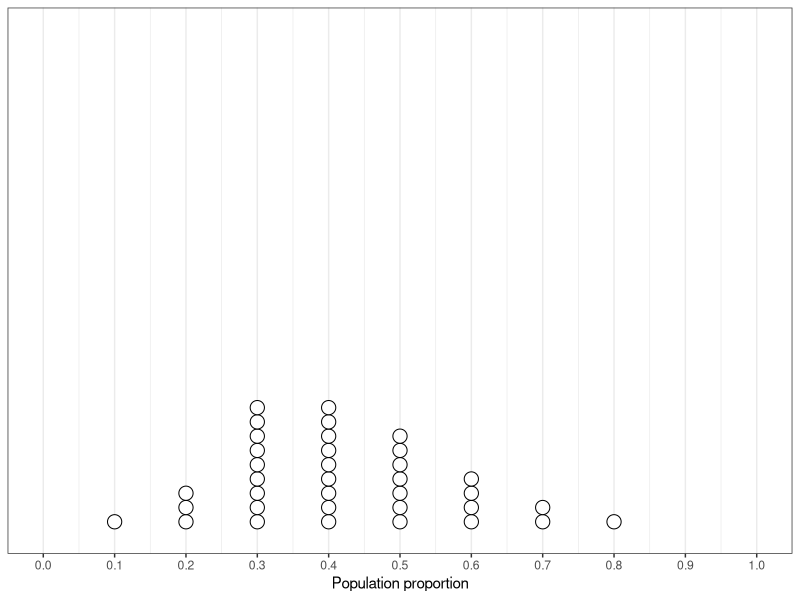
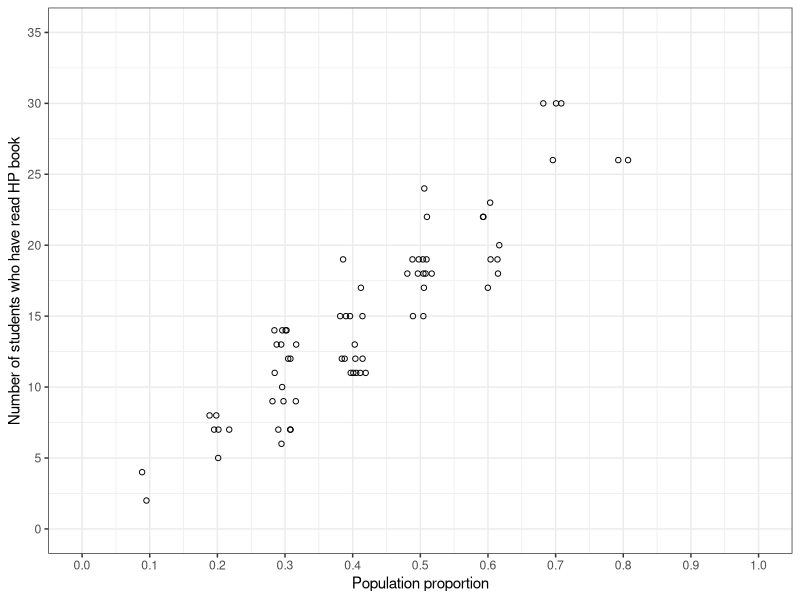
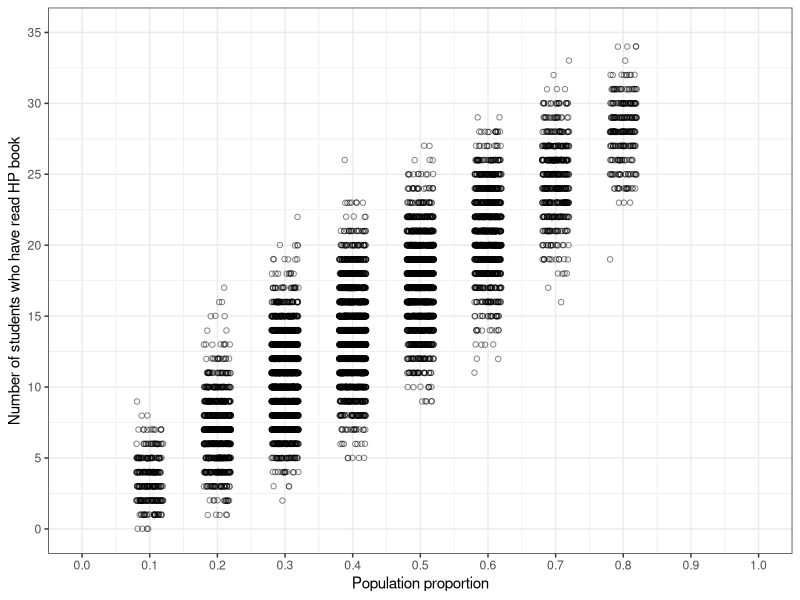
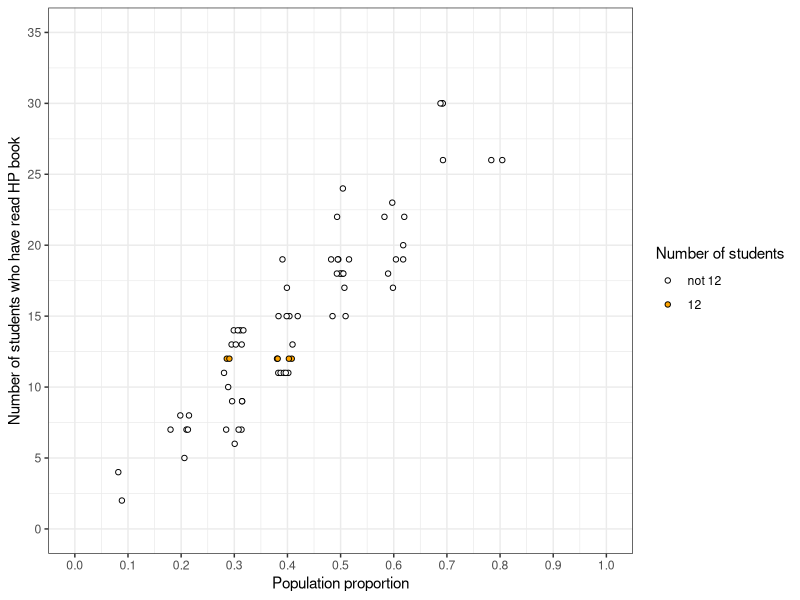
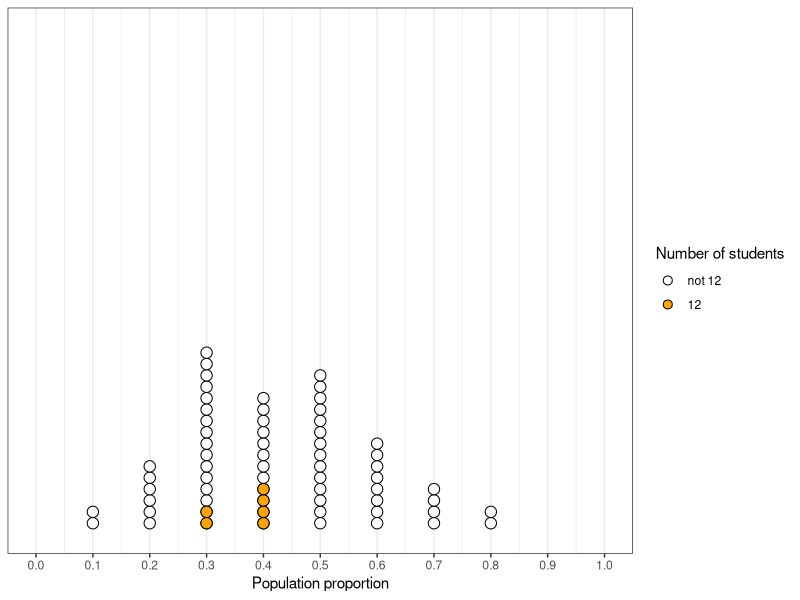
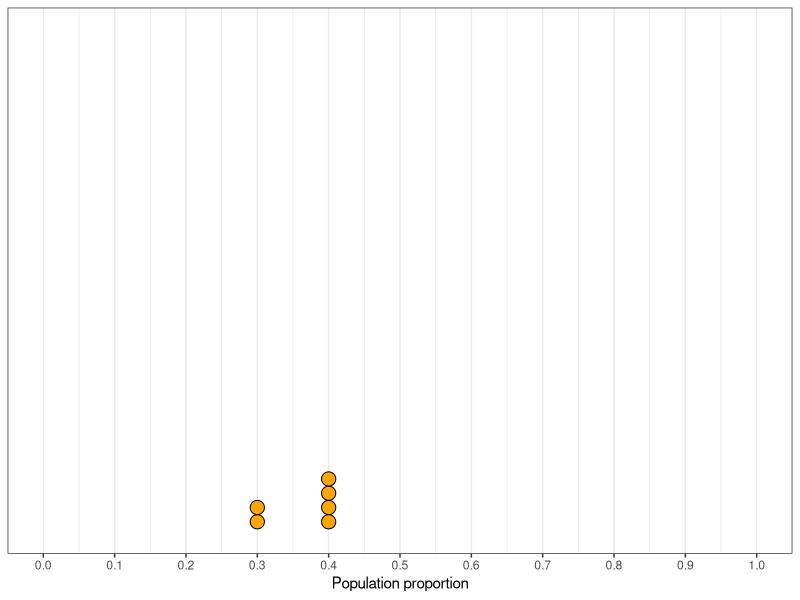
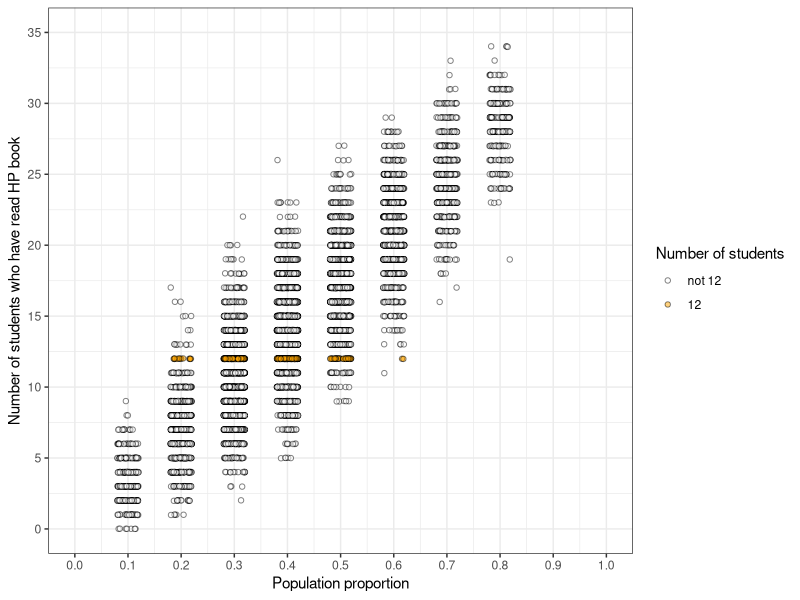
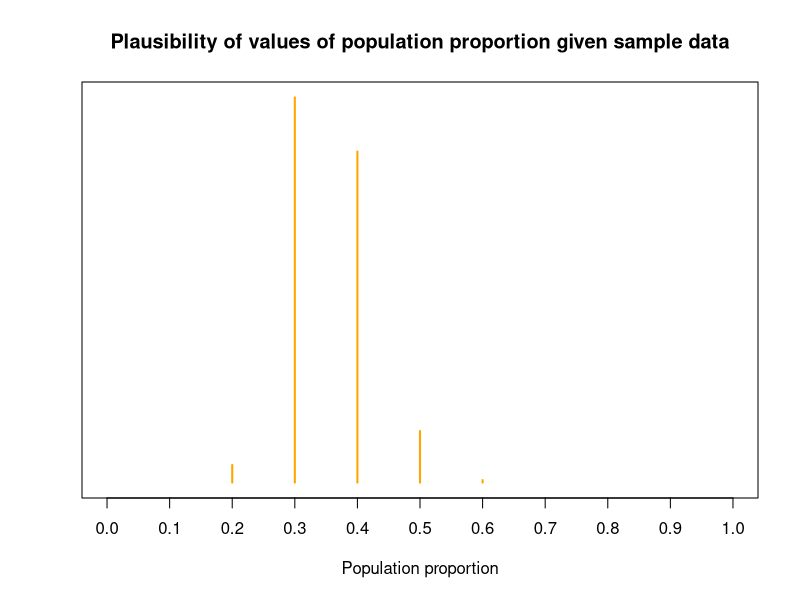

Source code (R) for these figures, in order:
## ---- chunk 1

library(knitr)
library(ggplot2)
library(dplyr)

knitr::opts_chunk$set(warning = FALSE, message = FALSE, echo = FALSE)

options(scipen = 9, digits = 2)

set.seed(21234)

## ---- chunk 2

prior_guess = data.frame(theta = 0.1 * rep(1:8,
                                           c(1, 3, 9, 9, 7, 4, 2, 1)))

ggplot(prior_guess, aes(x = theta)) +
  geom_dotplot(binwidth = 0.02, fill = "white") +
  scale_y_continuous(NULL, breaks = NULL) + 
  scale_x_continuous(name = "Population proportion",
                     breaks = (0:10) * 0.1,
                     limits = c(0, 1)) +
  theme_bw()

## ---- chunk 3

n = 35

theta_sim0 = rep(sample(prior_guess$theta, n, replace = FALSE), 2)

y_sim0 = rbinom(n * 2, n, theta_sim0)

sim0 = data.frame(theta_sim0,
                  y_sim0)

ggplot(sim0, aes(x = theta_sim0, y = y_sim0)) +
  geom_jitter(width = 0.02, height = 0, shape = 21) +
  scale_x_continuous(name = "Population proportion",
                     breaks = (0:10) * 0.1,
                     limits = c(0, 1)) +
  scale_y_continuous(name = "Number of students who have read HP book",
                     breaks = seq(0, n, 5),
                     limits = c(0, n)) +
  theme_bw()

## ---- chunk 4

n_rep = 10000

theta_sim = sample(prior_guess$theta, n_rep, replace = TRUE)

y_sim = rbinom(n_rep, n, theta_sim)

sim = data.frame(theta_sim,
                 y_sim)

ggplot(sim, aes(x = theta_sim, y = y_sim)) +
  geom_jitter(width = 0.02, height = 0.02, shape = 21, alpha = 0.5) +
  scale_x_continuous(name = "Population proportion",
                     breaks = (0:10) * 0.1,
                     limits = c(0, 1)) +
  scale_y_continuous(name = "Number of students who have read HP book",
                     breaks = seq(0, n, 5),
                     limits = c(0, n)) +
  theme_bw()

## ---- chunk 5

y_obs = 12

sim0 = sim0 %>%
  mutate(given_y_obs = (y_sim0 == y_obs))

ggplot(sim0,
       aes(x = theta_sim0, y = y_sim0, fill = given_y_obs)) +
  geom_jitter(width = 0.02, height = 0, shape = 21) +
  scale_fill_manual(values = c("white", "orange"),
                    name = "Number of students", labels = c("not 12", "12")) +
  scale_x_continuous(name = "Population proportion",
                     breaks = (0:10) * 0.1,
                     limits = c(0, 1)) +
  scale_y_continuous(name = "Number of students who have read HP book",
                     breaks = seq(0, n, 5),
                     limits = c(0, n)) +
  theme_bw()

ggplot(sim0,
       aes(x = theta_sim0, fill = given_y_obs)) +
  geom_dotplot(binwidth = 0.02) +
  scale_fill_manual(values = c("white", "orange"),
                    name = "Number of students", labels = c("not 12", "12")) +
  scale_y_continuous(NULL, breaks = NULL) + 
  scale_x_continuous(name = "Population proportion",
                     breaks = (0:10) * 0.1,
                     limits = c(0, 1)) +
  theme_bw()

ggplot(sim0 %>%
         filter(y_sim0 == y_obs),
       aes(x = theta_sim0)) +
  geom_dotplot(binwidth = 0.02, fill = "orange") +
  scale_y_continuous(NULL, breaks = NULL) + 
  scale_x_continuous(name = "Population proportion",
                     breaks = (0:10) * 0.1,
                     limits = c(0, 1)) +
  theme_bw()

## ---- chunk 6

ggplot(sim %>%
         mutate(given_y_obs = (y_sim == y_obs)),
       aes(x = theta_sim, y = y_sim, fill = given_y_obs)) +
  geom_jitter(width = 0.02, height = 0.02, shape = 21, alpha = 0.5) +
  scale_fill_manual(values = c("white", "orange"),
                    name = "Number of students", labels = c("not 12", "12")) +
  scale_x_continuous(name = "Population proportion",
                     breaks = (0:10) * 0.1,
                     limits = c(0, 1)) +
  scale_y_continuous(name = "Number of students who have read HP book",
                     breaks = seq(0, n, 5),
                     limits = c(0, n)) +
  theme_bw()




sim = sim %>%
  filter(y_sim == y_obs)

plot(table(sim$theta_sim), type = "h", col = "orange",
     xlab = "Population proportion", xlim = c(0, 1), xaxt = "n",
     yaxt = "n", ylab = "",
     main = "Plausibility of values of population proportion given sample data")
axis(1, (0:10) * 0.1)

## ---- chunk 7

theta = (1:6) * 0.1

units = c(1, 3, 9, 9, 3, 1)

prior = units / sum(units)

n_reps = 260000

bayes_table = data.frame(theta, units, prior, prior_reps = prior * n_reps)

kable(bayes_table,
      align = "r",
      col.names = c("Population proportion", "Prior \"Units\" ", "Prior", "Number of reps"),
      booktabs = TRUE,
      digits = 4
)

## ---- chunk 8

n = 35

y_obs = 12

dbinom(y_obs, n, 0.5)
## ---- chunk 9
round(30000 * dbinom(y_obs, n, 0.5), 0)
## ---- chunk 10

bayes_table = bayes_table %>%
  mutate(likelihood = dbinom(y_obs, n, theta),
         product = round(prior_reps * likelihood, 0))

kable(bayes_table,
      align = "r",
      col.names = c("Population proportion", "Prior \"Units\" ", "Prior", "Number of reps",
                    "Chances of count of 12", "Reps with count of 12"),
      booktabs = TRUE,
      digits = 4
)

## ---- chunk 11

bayes_table = bayes_table %>%
  mutate(posterior = prior * likelihood / sum(prior * likelihood))

kable(bayes_table,
      align = "r",
      col.names = c("Population proportion", "Prior \"Units\" ", "Prior", "Number of reps",
                    "Chances of count of 12", "Reps with count of 12",
                    "Posterior"),
      booktabs = TRUE,
      digits = 4
)

## ---- chunk 12

alpha = 4.6
beta = 8.4

theta0 = (0:10) * 0.1
prior0 = dbeta(theta0, alpha, beta)

theta1 = (0:100) * 0.01
prior1 = dbeta(theta1, alpha, beta)

plot(theta0, prior0, type = "h", col = "orange", lwd = 3,
     yaxt = "n", ylab = "", xlab = "Population proportion")

plot(theta1, prior1, type = "l", col = "orange", lty = 1, lwd = 3,
     yaxt = "n", ylab = "", xlab = "Population proportion")
segments(x0 = theta1, y0 = rep(0, length(theta1)), x1 = theta1, y1 = prior1,
         lwd = (1 + 2 * (((theta1 * 10) %% 1) == 0)), col = "orange")

## ---- chunk 13
# prior
theta = seq(0, 1, 0.0001)
prior = dbeta(theta, 4.6, 8.4)
prior = prior / sum(prior)

# data
n = 35 # sample size
y = 12 # sample count of success

# likelihood, using binomial
likelihood = dbinom(y, n, theta) # function of theta

# posterior
product = likelihood * prior
posterior = product / sum(product)

# plot
ylim = c(0, max(c(prior, posterior, likelihood / sum(likelihood))))
plot(theta, prior, type='l', lwd = 2, xlim=c(0, 1), ylim=ylim, col="orange", xlab='theta', ylab='', yaxt='n')
par(new=T) 
plot(theta, likelihood/sum(likelihood), type='l', lwd = 2, xlim=c(0, 1), ylim=ylim, col="skyblue", xlab='', ylab='', yaxt='n')
par(new=T)
plot(theta, posterior, type='l', lwd = 2, xlim=c(0, 1), ylim=ylim, col="seagreen", xlab='', ylab='', yaxt='n')
legend("topright", c("prior", "(scaled) likelihood", "posterior"), lty=1, col=c("orange", "skyblue", "seagreen"))

## ---- chunk 14
post_sim = data.frame(theta_sim =
                        sample(theta, 10000, replace = TRUE, prob = posterior))

ggplot(post_sim, aes(theta_sim)) + 
  geom_histogram(fill = "white", color = "seagreen") +
  labs(x = "Population proportion",
       y = "Simulated frequency",
       title = "Posterior distribution") +
  theme_bw()

quantile(post_sim$theta, 0.9)

mean(post_sim$theta < 0.5)

## ---- chunk 15

theta <- seq(0.2, 0.35, length = 10000)

# prior

a_m = 2500
b_m = 7500
pi_m = dbeta(theta, a_m, b_m)

a_b = 90
b_b = 270
pi_b = dbeta(theta, a_b, b_b)

plot(theta, pi_m, type = "l", lty = 1, lwd = 2, col = "orange",
     xlab = "Population proportion",
     ylab = "Density",
     yaxt = "n",
     main = "Prior Distributions")

lines(theta, pi_b, lwd = 2, col = "skyblue")

legend("topright", c("Mabel (prior)", "Dipper (prior)"), lty = c(1, 1), lwd = c(2, 2),
       col = c("orange", "skyblue"))

# posterior
n = 100
y_b = 33
y_m = 33

a_b1 = a_b + y_b
b_b1 = b_b + n - y_b
pi_b1 = dbeta(theta, a_b1, b_b1)

a_m1 = a_m + y_m
b_m1 = b_m + n - y_m
pi_m1 = dbeta(theta, a_m1, b_m1)

plot(theta, pi_m1, type = "l", lty = 2, lwd = 2, col = "orange",
     xlab = "Population proportion",
     ylab = "Density",
     yaxt = "n",
     main = "Prior and Posterior Distributions")

lines(theta, pi_b1, lwd = 2, lty = 2, col = "skyblue")
lines(theta, pi_m, lwd = 2, lty = 1, col = "orange")
lines(theta, pi_b, lwd = 2, lty = 1, col = "skyblue")

legend("topright",
       c("Mabel (prior)", "Dipper (prior)", "Mabel (posterior)", "Dipper (posterior)"),
       lty = c(1, 1, 2, 2), lwd = c(2, 2, 2, 2),
       col = rep(c("orange", "skyblue"), 2))


